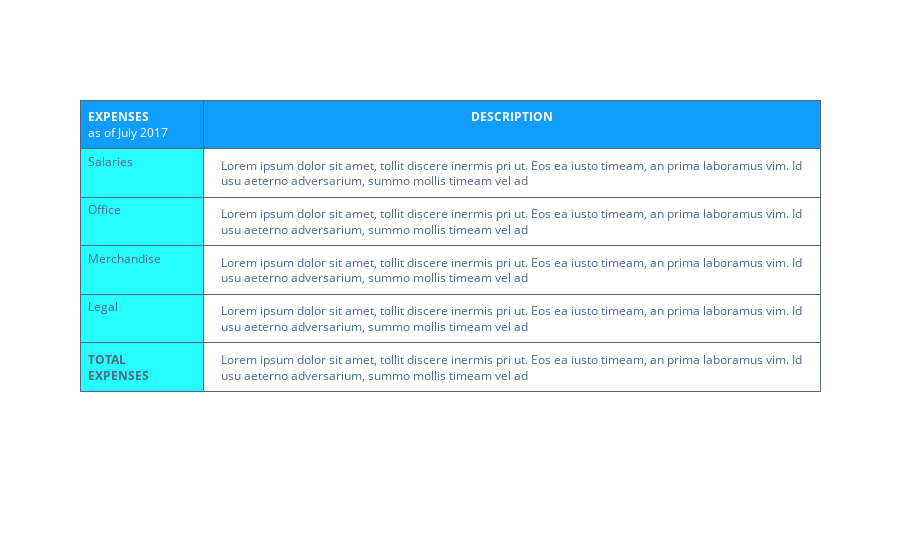

The notebook cell saved with this chart:
### Markdown cell above
# Changing Row and Column Size

### Code cell
values = [
    ['Salaries', 'Office', 'Merchandise', 'Legal', '<b>TOTAL<br>EXPENSES</b>'],
    [
        "Lorem ipsum dolor sit amet, tollit discere inermis pri ut. Eos ea iusto timeam, an prima laboramus vim. Id usu aeterno adversarium, summo mollis timeam vel ad",
        "Lorem ipsum dolor sit amet, tollit discere inermis pri ut. Eos ea iusto timeam, an prima laboramus vim. Id usu aeterno adversarium, summo mollis timeam vel ad",
        "Lorem ipsum dolor sit amet, tollit discere inermis pri ut. Eos ea iusto timeam, an prima laboramus vim. Id usu aeterno adversarium, summo mollis timeam vel ad",
        "Lorem ipsum dolor sit amet, tollit discere inermis pri ut. Eos ea iusto timeam, an prima laboramus vim. Id usu aeterno adversarium, summo mollis timeam vel ad",
        "Lorem ipsum dolor sit amet, tollit discere inermis pri ut. Eos ea iusto timeam, an prima laboramus vim. Id usu aeterno adversarium, summo mollis timeam vel ad"
    ]
]

trace = go.Table(
    columnorder = [1, 2],
    columnwidth = [80, 400],
    header = dict(
        values = [['<b>EXPENSES</b><br>as of July 2017'], ['<b>DESCRIPTION</b>']],
        line = dict(color='#506784'),
        fill = dict(color='#119DFF'),
        align = ['left','center'],
        font = dict(color='white', size=12),
        height = 40
    ),
    cells = dict(
        values = values,
        line = dict(color='#506784'),
        fill = dict(color=['#25FEFD', 'white']),
        align = ['left', 'center'],
        font = dict(color='#506784', size=12),
        height = 30
    )
)
plotly.offline.iplot([trace], filename = "Row and Column Size")

### Figure 1 — Plotly figure (JSON) as saved in the notebook; plotly's stock layout.template omitted (floating-point values rounded to 4 significant figures)
{"data": [{"cells": {"align": ["left", "center"], "fill": {"color": ["#25FEFD", "white"]}, "font": {"color": "#506784", "size": 12}, "height": 30, "line": {"color": "#506784"}, "values": [["Salaries", "Office", "Merchandise", "Legal", "<b>TOTAL<br>EXPENSES</b>"], ["Lorem ipsum dolor sit amet, tollit discere inermis pri ut. Eos ea iusto timeam, an prima laboramus vim. Id usu aeterno adversarium, summo mollis timeam vel ad", "Lorem ipsum dolor sit amet, tollit discere inermis pri ut. Eos ea iusto timeam, an prima laboramus vim. Id usu aeterno adversarium, summo mollis timeam vel ad", "Lorem ipsum dolor sit amet, tollit discere inermis pri ut. Eos ea iusto timeam, an prima laboramus vim. Id usu aeterno adversarium, summo mollis timeam vel ad", "Lorem ipsum dolor sit amet, tollit discere inermis pri ut. Eos ea iusto timeam, an prima laboramus vim. Id usu aeterno adversarium, summo mollis timeam vel ad", "Lorem ipsum dolor sit amet, tollit discere inermis pri ut. Eos ea iusto timeam, an prima laboramus vim. Id usu aeterno adversarium, summo mollis timeam vel ad"]]}, "columnorder": [1, 2], "columnwidth": [80, 400], "header": {"align": ["left", "center"], "fill": {"color": "#119DFF"}, "font": {"color": "white", "size": 12}, "height": 40, "line": {"color": "#506784"}, "values": [["<b>EXPENSES</b><br>as of July 2017"], ["<b>DESCRIPTION</b>"]]}, "type": "table", "uid": "8c94990d-f4c9-4add-8133-114929fcc0d1"}], "layout": {}}
